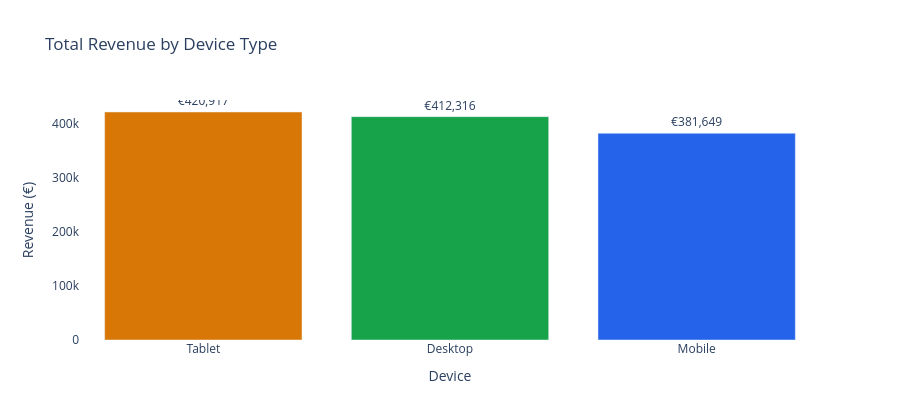

Source (notebook cell):
### Code cell
# Fig 4 — Revenue by Device (Plotly)
purchase_df = df[df['Event'] == 'Purchase'].copy()
rev_device = purchase_df.groupby('Device_c')['Revenue'].sum().reset_index()
rev_device.columns = ['Device', 'Revenue']
rev_device['Revenue_fmt'] = rev_device['Revenue'].apply(lambda x: f'€{x:,.0f}')

fig4 = px.bar(rev_device.sort_values('Revenue', ascending=False),
              x='Device', y='Revenue',
              text='Revenue_fmt',
              color='Device',
              color_discrete_map={'Mobile':'#2563EB','Desktop':'#16A34A','Tablet':'#D97706'},
              title='Total Revenue by Device Type')
fig4.update_traces(textposition='outside')
fig4.update_layout(showlegend=False, plot_bgcolor='white', paper_bgcolor='white',
                   yaxis_title='Revenue (€)', height=420)
fig4.show()
fig4.write_image('fig4_revenue_device.png')
print("Saved: fig4_revenue_device.png")
print(f"\nRevenue breakdown:")
for _, row in rev_device.sort_values('Revenue', ascending=False).iterrows():
    print(f"  {row['Device']:<10}: €{row['Revenue']:>10,.2f}")

### Figure 1 — Plotly figure (JSON) as saved in the notebook; plotly's stock layout.template omitted (floating-point values rounded to 4 significant figures)
{"data": [{"hovertemplate": "Device=%{x}<br>Revenue=%{y}<br>Revenue_fmt=%{text}<extra></extra>", "legendgroup": "Tablet", "marker": {"color": "#D97706", "pattern": {"shape": ""}}, "name": "Tablet", "orientation": "v", "showlegend": true, "text": ["€420,917"], "textposition": "outside", "type": "bar", "x": ["Tablet"], "xaxis": "x", "y": [420900.0], "yaxis": "y"}, {"hovertemplate": "Device=%{x}<br>Revenue=%{y}<br>Revenue_fmt=%{text}<extra></extra>", "legendgroup": "Desktop", "marker": {"color": "#16A34A", "pattern": {"shape": ""}}, "name": "Desktop", "orientation": "v", "showlegend": true, "text": ["€412,316"], "textposition": "outside", "type": "bar", "x": ["Desktop"], "xaxis": "x", "y": [412300.0], "yaxis": "y"}, {"hovertemplate": "Device=%{x}<br>Revenue=%{y}<br>Revenue_fmt=%{text}<extra></extra>", "legendgroup": "Mobile", "marker": {"color": "#2563EB", "pattern": {"shape": ""}}, "name": "Mobile", "orientation": "v", "showlegend": true, "text": ["€381,649"], "textposition": "outside", "type": "bar", "x": ["Mobile"], "xaxis": "x", "y": [381600.0], "yaxis": "y"}], "layout": {"barmode": "relative", "height": 420, "legend": {"title": {"text": "Device"}, "tracegroupgap": 0}, "paper_bgcolor": "white", "plot_bgcolor": "white", "showlegend": false, "title": {"text": "Total Revenue by Device Type"}, "xaxis": {"anchor": "y", "categoryarray": ["Tablet", "Desktop", "Mobile"], "categoryorder": "array", "domain": [0, 1], "title": {"text": "Device"}}, "yaxis": {"anchor": "x", "domain": [0, 1], "title": {"text": "Revenue (€)"}}}}
